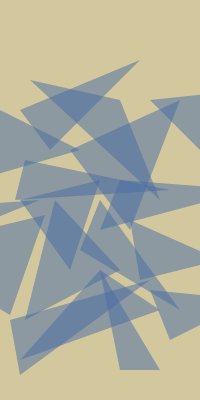
Frame 1 (no input)
Frame 2 (the mouse pressed at the canvas centre, redrawn once): identical to frame 1, image omitted

The Processing sketch that drew this single still picture (run headless with seeded random() and noise(); the mouse was pressed at the canvas centre and the sketch redrawn once):

// Processing sketch: processing_24529
// ── processing_24529.pde

void setup(){
  size(200,400);
  noLoop();
  smooth();  
}

void draw(){
 
  background (211,199,158);
  strokeWeight(0.1);
  noStroke();
  fill(72,107,162,130);
  
  triangle(-100,210,-120,265,40,200);
  triangle(-100,250,10,315,45,215);
  triangle(-190,15,-160,220,80,150);
  
  triangle(20,360,160,310,100,270);
  triangle(30,80,160,200,120,100);
  triangle(80,250,100,200,180,310);
  triangle(20,200,70,270,100,180);
  triangle(25,320,120,270,55,200);
  triangle(70,150,180,100,130,230);
  triangle(160,370,100,270,120,370);
  triangle(10,320,20,375,150,280);
  triangle(15,200,25,160,170,190);
  triangle(20,110,50,150,140,60);
 
  triangle(150,290,170,340,250,300);
  triangle(130,220,140,280,220,260);
  triangle(100,230,120,180,250,190);
  triangle(150,100,230,180,245,90);
  
}
